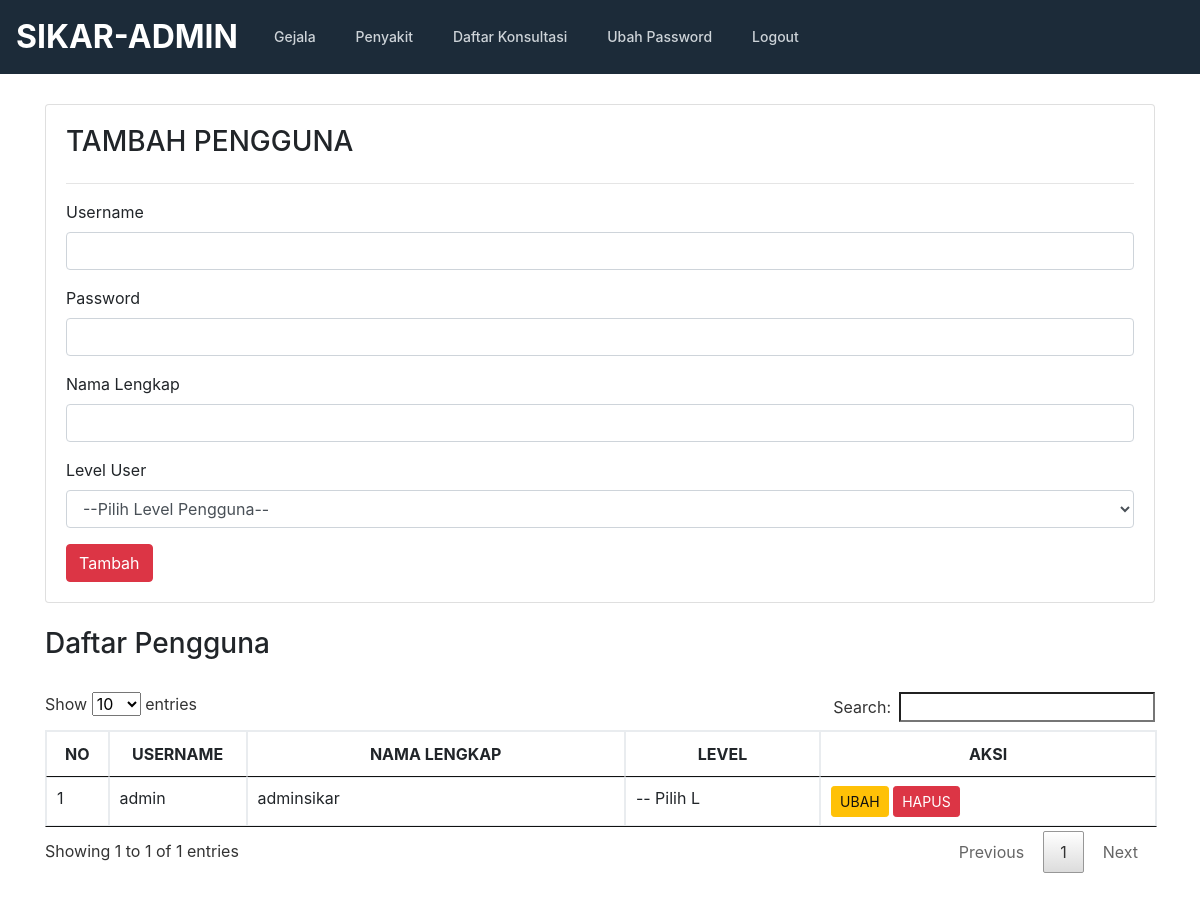
/admin/pengguna.php, run on an earlier commit of the app's database.
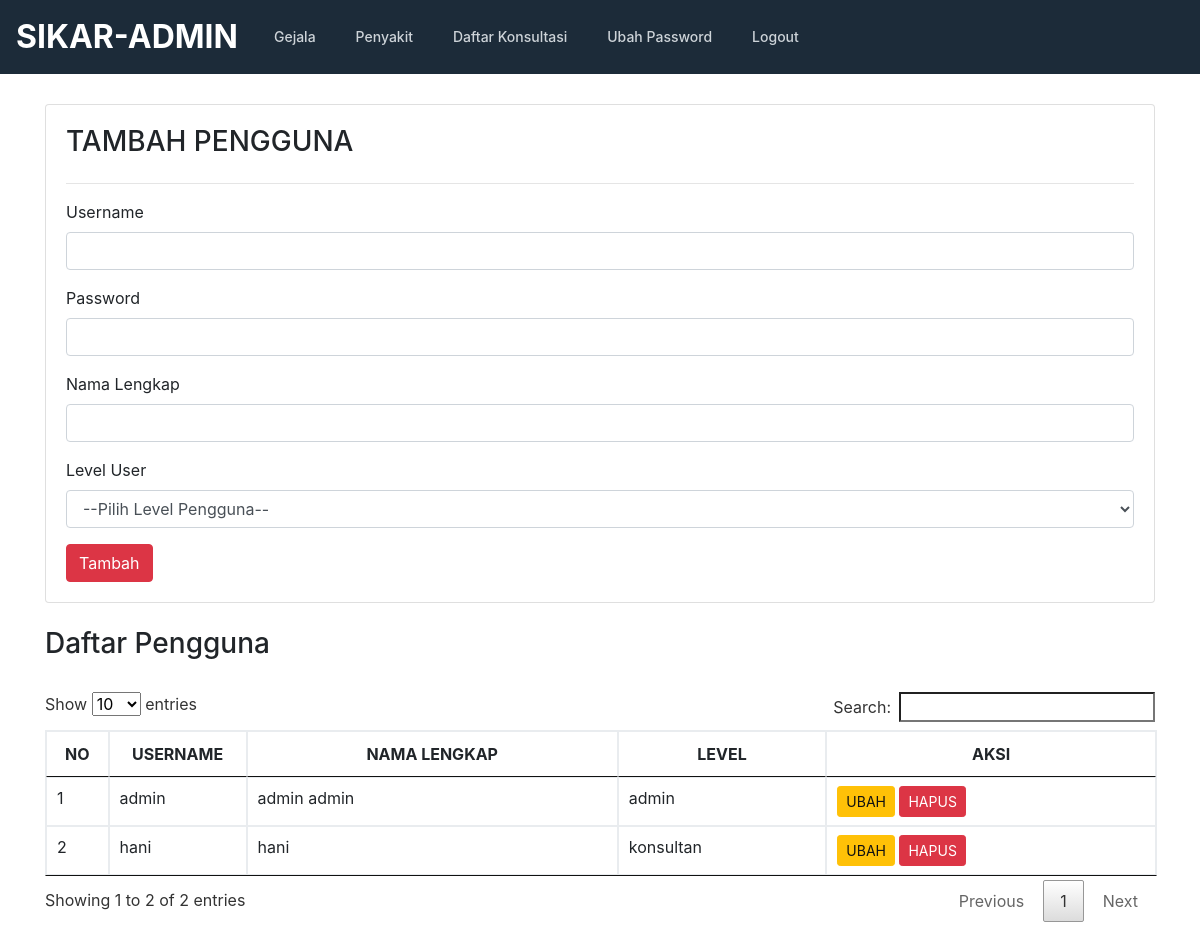
And on a later commit of the database.
### tables this page shows
CREATE TABLE `user` (
  `user_id` int(10) NOT NULL,
  `username` varchar(30) NOT NULL,
  `password` varchar(30) NOT NULL,
  `fullname` varchar(50) NOT NULL,
  `level` varchar(10) NOT NULL
);

### admin/pengguna.php (the view, shortened to what this page needs)
<!doctype html>
<html lang="en">
  <head>
    <link href="../css/bootstrap.min.css" rel="stylesheet">
    <link href="../css/style.css" rel="stylesheet">
    <link href="../css/jquery.dataTables.min.css" rel="stylesheet"/>
  </head>
  <body>
    <?php include "header.php"; ?>
    <section>
      <div class="container">
        <div class="row">
            <div class="col-md-12">
              <div class="card" style="padding:20px">
                <h3>TAMBAH PENGGUNA</h3>
                <hr/>
                <form action="prosestambahpengguna.php" method="POST">
                  <div class="form-group">
                      <label>Username</label>
                      <input type="text" name="username" class="form-control" />
                  </div>
                  <div class="form-group">
                      <label>Password</label>
                      <input type="password" name="password" class="form-control" />
                  </div>
                  <div class="form-group">
                      <label>Nama Lengkap</label>
                      <input type="text" name="fullname" class="form-control" />
                  </div>
                  <div class="form-group">
                      <label>Level User</label>
                      <select name="level" class="form-control">
                          <option>--Pilih Level Pengguna--</option>
                      </select>
                  </div>
                  <button type="submit" class="btn btn-md btn-danger">Tambah</button>
                </form>
              </div>
              <br/>
              <h3>Daftar Pengguna</h3>
              <br/>
              <div class="row">
                <div class="col-md-12">
                  <table class="table table-bordered table-hover" id="gejala" class="display" style="width:100%">
                    <thead>
                      <tr>
                        <th width="20"><center>NO</center></th>
                        <th width="100"><center>USERNAME</center></th>
                        <th><center>NAMA LENGKAP</center></th>
                        <th><center>LEVEL</center></th>
                        <th><center>AKSI</center></th>
                      </tr>
                    </thead>
                    <tbody>
                      <?php
                        include "../conn.php";
                        $query = mysqli_query($koneksi,"SELECT * FROM user ORDER BY user_id ASC");
                        $no=0;
                        while ($data=mysqli_fetch_array($query)) {
                            $no++;
                      ?>
                      <tr>
                          <td><?php echo $no; ?></td>
                          <td><?php echo $data['username']; ?></td>
                          <td><?php echo $data['fullname']; ?></td>
                          <td><?php echo $data['level']; ?></td>
                          <td>
                              <a  href="editpengguna.php?id=<?php echo $data['user_id']; ?>" class="btn btn-sm btn-warning">UBAH</a>
                              <a  href="hapuspengguna.php?id=<?php echo $data['user_id']; ?>" class="btn btn-sm btn-danger">HAPUS</a>
                          </td>
                      </tr>
                      <?php } ?>
                    </tbody>
                  </table>
                </div>
              </div>
            </div>
        </div>
      </div>
    </section>
  </body>
</html>

What changed in the data, as far as the page shows it:
changed user "admin": fullname "adminsikar" → "admin admin"; level "-- Pilih L" → "admin"
added user: username "hani", fullname "hani", level "konsultan"
Also different on the page:
text written by a page script: "Show entries Search: Showing 1 to 1 of 1 entries Previous 1 Next" → "Show entries Search: Showing 1 to 2 of 2 entries Previous 1 Next"
